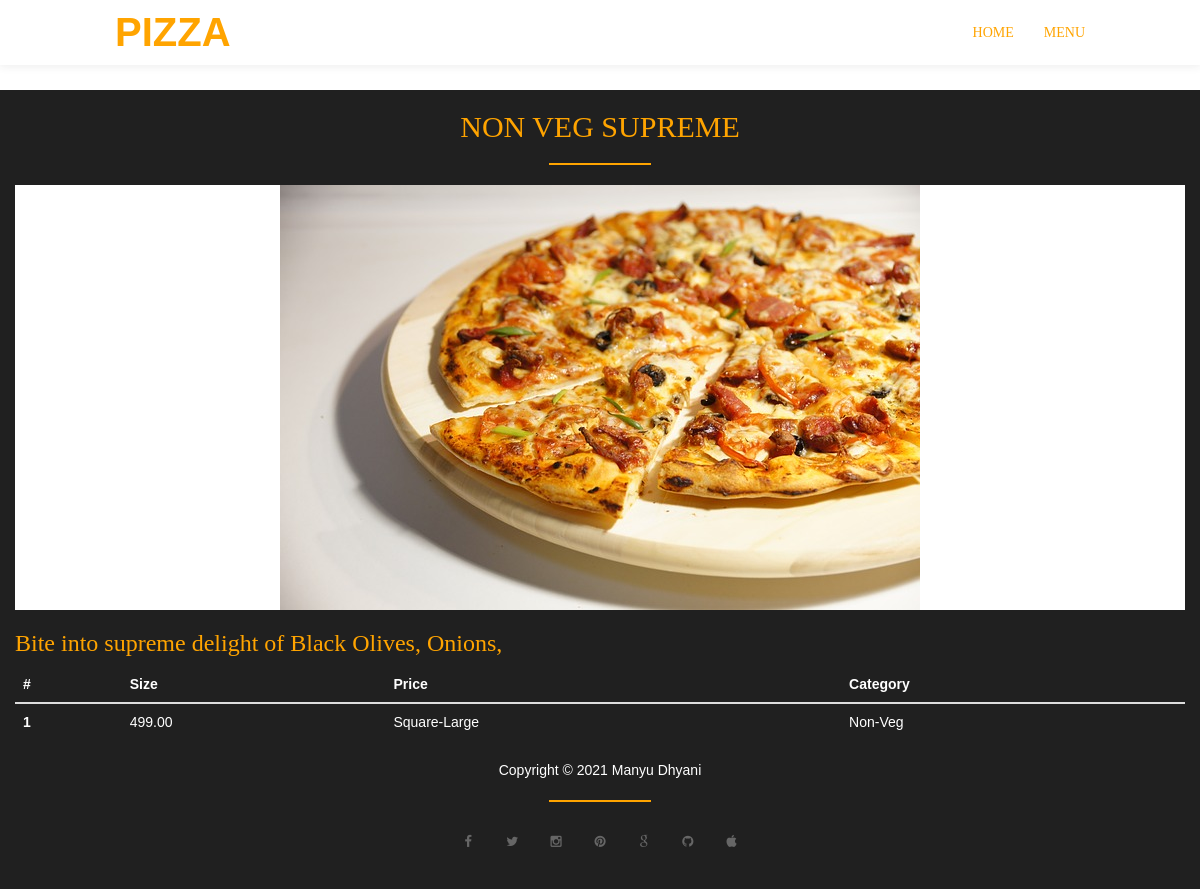
Page /detail/non-veg-supreme/ on the committed database.
### order/models.py (models this page shows, shortened)
class Pizza(models.Model):
    name = models.CharField(max_length=30)
    slug = models.SlugField(max_length=250, null=True, blank=True)
    description = models.CharField(max_length=50)
    thumbnail = models.ImageField(upload_to='images/pizza', default='images/gallery-img1.jpg')
    category = models.ForeignKey(Category, on_delete=models.CASCADE)
    topping = models.ManyToManyField(Topping, blank=True)
    gallery = models.BooleanField(default=False)
    offer = models.BooleanField(default=False)
    class Meta:
        verbose_name_plural = 'Pizza'

class Prizesize(models.Model):
    pizza = models.ForeignKey(Pizza, on_delete=models.CASCADE)
    prize = models.ForeignKey(Prize, on_delete=models.SET_NULL, null=True)
    size = models.ForeignKey(Size, on_delete=models.SET_NULL, null=True)
    category = models.ForeignKey(Category, on_delete=models.CASCADE, null=True)
    class Meta:
        verbose_name_plural = 'Pizza Prizes & Sizes'

class Prize(models.Model):
    prize = models.DecimalField(max_digits=5, decimal_places=2)

class Size(models.Model):
    size = models.CharField(max_length=30)

class Category(models.Model):
    name = models.CharField(max_length=20)
    class Meta:
        verbose_name_plural = 'Categories'

### order/views.py (the view)
# urls.py: path('detail/<slug>/', detail, name='detail')
def detail(request, slug):
    pizza = get_object_or_404(Pizza, slug=slug)
    prize_size = Prizesize.objects.filter(pizza=pizza)
    context = {
        'pizza': pizza,
        'prize': prize_size
    }
    return render(request, 'detail.html', context)

### order/templates/detail.html (shortened to what this page needs)
{% extends 'base.html' %}
{% load static %}
{% block content %}
<h1>asgggsgggg</h1><br>
    <div class="col-md-12">
        <h2 class="text-center text-uppercase">{{pizza.name}}</h2>
        <hr>
            <div class="gallery-wrapper">
                <img src="{{ pizza.thumbnail.url }}" class="img-responsive gallery-img" alt="Pizza 1">
            </div>
        <h3>{{ pizza.description }}</h3>
    <table class="table table-dark" style="color: white;">
      <thead>
        <tr>
          <th scope="col">#</th>
          <th scope="col">Size</th>
          <th scope="col">Price</th>
          <th scope="col">Category</th>
        </tr>
      </thead>
      <tbody>
      {% for p in prize %}
        <tr>
          <th scope="row">{{forloop.counter}}</th>
          <td>{{p.prize.prize}}</td>
          <td>{{p.size.size}}</td>
          <td>{{p.category.name}}</td>
        </tr>
      {% endfor %}
      </tbody>
    </table>
    </div>
{% endblock content %}

### static_in_env/css/templatemo-style.css (style rules this page uses)
body { font-family: 'Signika', sans-serif; font-weight: 400; position: relative; }
h1,h2, h3, h4, .navbar-default .navbar-nav li a, .navbar-default .navbar-nav>li>a:focus { color: #ffa400; font-family: 'Chewy', cursive; font-weight: 400; }
hr { border: 1px solid #ffa400; width: 100px; }
img { max-width: 100%; height: auto; }
.gallery-wrapper { background: #ffffff; margin-top: 20px; -webkit-transition: all 0.4s ease-in-out; transition: all 0.4s ease-in-out; }
.gallery-img { margin: 0 auto; }

### rows in the picture
Pizza: name "NON VEG SUPREME", thumbnail (picture), description "Bite into supreme delight of Black Olives, Onions,"
Prizesize: prize.prize "499.00", size.size "Square-Large", category.name "Non-Veg"
